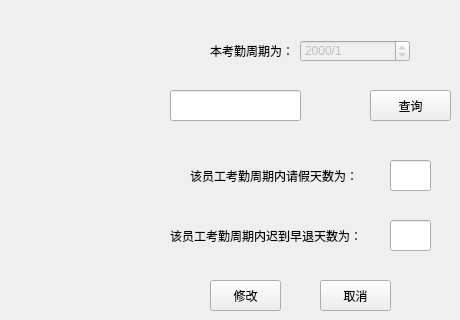
    <widget class="QWidget" name="page_11">
     <widget class="QLineEdit" name="lineEdit_22">
      <property name="geometry">
       <rect>
        <x>170</x>
        <y>90</y>
        <width>131</width>
        <height>31</height>
       </rect>
      </property>
     </widget>
     <widget class="QLabel" name="label_36">
      <property name="geometry">
       <rect>
        <x>210</x>
        <y>40</y>
        <width>81</width>
        <height>21</height>
       </rect>
      </property>
      <property name="text">
       <string>本考勤周期为：</string>
      </property>
     </widget>
     <widget class="QLabel" name="label_37">
      <property name="geometry">
       <rect>
        <x>170</x>
        <y>220</y>
        <width>191</width>
        <height>31</height>
       </rect>
      </property>
      <property name="text">
       <string>该员工考勤周期内迟到早退天数为：</string>
      </property>
     </widget>
     <widget class="QPushButton" name="pushButton_14">
      <property name="geometry">
       <rect>
        <x>370</x>
        <y>90</y>
        <width>81</width>
        <height>31</height>
       </rect>
      </property>
      <property name="text">
       <string>查询</string>
      </property>
     </widget>
     <widget class="QLineEdit" name="lineEdit_23">
      <property name="geometry">
       <rect>
        <x>390</x>
        <y>220</y>
        <width>41</width>
        <height>31</height>
       </rect>
      </property>
     </widget>
     <widget class="QLineEdit" name="lineEdit_24">
      <property name="geometry">
       <rect>
        <x>390</x>
        <y>160</y>
        <width>41</width>
        <height>31</height>
       </rect>
      </property>
     </widget>
     <widget class="QLabel" name="label_38">
      <property name="geometry">
       <rect>
        <x>190</x>
        <y>160</y>
        <width>171</width>
        <height>31</height>
       </rect>
      </property>
      <property name="text">
       <string>该员工考勤周期内请假天数为：</string>
      </property>
     </widget>
     <widget class="QDateEdit" name="dateEdit_22">
      <property name="enabled">
       <bool>false</bool>
      </property>
      <property name="geometry">
       <rect>
        <x>300</x>
        <y>40</y>
        <width>110</width>
        <height>22</height>
       </rect>
      </property>
      <property name="displayFormat">
       <string>yyyy/M</string>
      </property>
     </widget>
     <widget class="QPushButton" name="pushButton_15">
      <property name="geometry">
       <rect>
        <x>210</x>
        <y>280</y>
        <width>71</width>
        <height>31</height>
       </rect>
      </property>
      <property name="text">
       <string>修改</string>
      </property>
     </widget>
     <widget class="QPushButton" name="pushButton_16">
      <property name="geometry">
       <rect>
        <x>320</x>
        <y>280</y>
        <width>71</width>
        <height>31</height>
       </rect>
      </property>
      <property name="text">
       <string>取消</string>
      </property>
     </widget>
    </widget>
